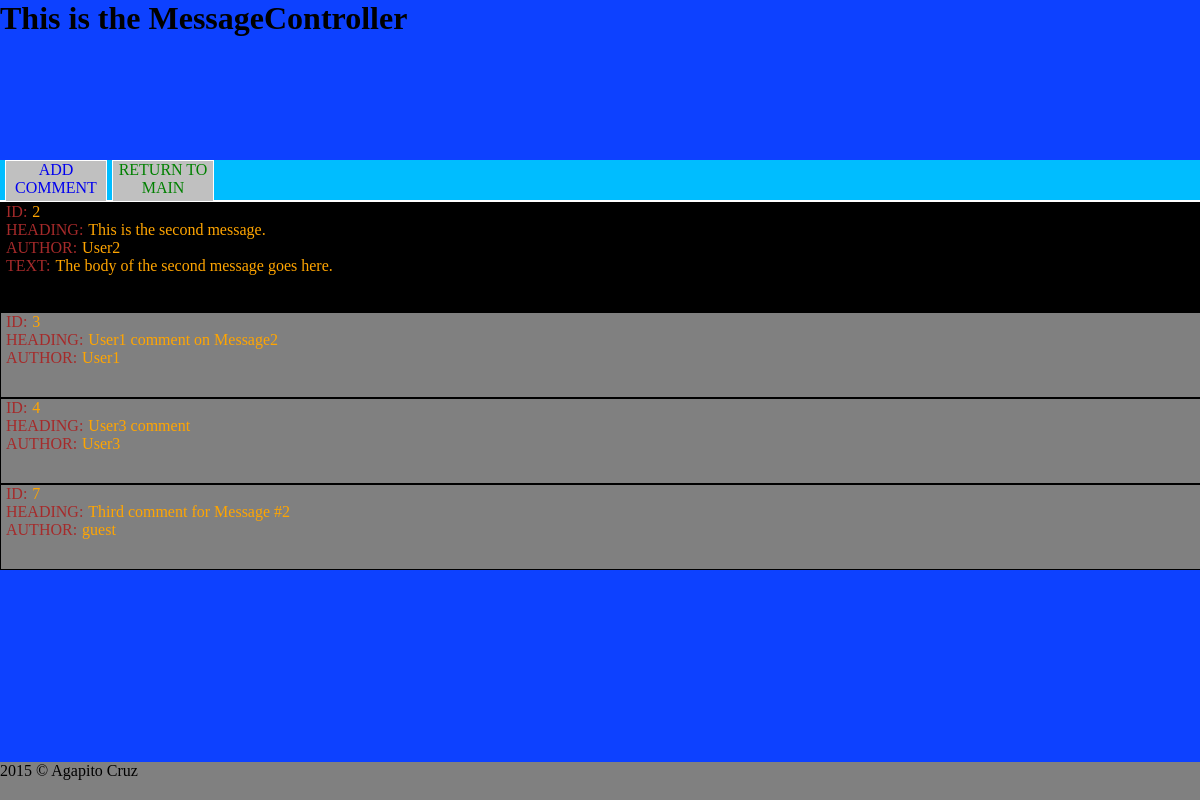
The app's page /message/2 with its own data.
### tables this page shows
CREATE TABLE `messages` (
`id` int(10) unsigned NOT NULL,
  `author` varchar(20) DEFAULT NULL,
  `heading` varchar(50) DEFAULT NULL,
  `body` varchar(200) DEFAULT NULL,
  `timestamp` timestamp NOT NULL DEFAULT CURRENT_TIMESTAMP
);

CREATE TABLE `comments` (
`id` int(10) unsigned NOT NULL,
  `msg_id` int(10) unsigned DEFAULT NULL,
  `author` varchar(20) DEFAULT NULL,
  `heading` varchar(50) DEFAULT NULL,
  `body` varchar(200) DEFAULT NULL,
  `timestamp` timestamp NOT NULL DEFAULT CURRENT_TIMESTAMP
);

### class/App.php (called while the page is built, shortened)
<?php
class App {
    private $controller = null;
    public function __construct($paramString) {
        $paramString = rtrim($paramString,'/');
        $paramArray = explode('/', $paramString);
        $this->controller = ControllerFactory::getController($paramArray);
    }
    public function doIt() {
        $this->controller->doIt();
    }
}
?>

### index.php (called while the page is built, shortened)
<?php
    require_once(BASE_DIR .'class/App.php');
    if (!empty($_GET['rt'])) {
        $route = $_GET['rt'];
    } else {
        $route = 'main';
    }
    $app = new App($route);
    $app->doIt();
?>

### class/Controller.php (called while the page is built, shortened)
<?php
require_once(BASE_DIR .'class/Model.php');
abstract class Controller {
    public function setModel($model) {
        $this->model = $model;
    }
}
?>

### class/Model.php (called while the page is built, shortened)
<?php
class Model {
    private $db = null;
    public function __construct() {
        try {
          $this->db = new PDO(DSN, DB_USER, DB_PW);
          $this->db->setAttribute(PDO::ATTR_ERRMODE,PDO::ERRMODE_EXCEPTION);
        }catch(PDOException $e) {
         echo $e->getMessage();
        }
    }
    public function getMessage($id) {
        $query =' SELECT id, heading, author, body FROM messages  WHERE id="' . $id . '"ORDER BY id' ;
        try {
        $results = $this->db->query($query);
        } catch (Exception $e) {
            echo $e->getMessage();
            exit;
        }
        $message = $results->fetch(PDO::FETCH_OBJ);
        return $message;
    }
    public function getComments($msg_id) {
        try {
        $results = $this->db->query('
                SELECT id, author, heading, body
                FROM comments WHERE msg_id="'.$msg_id.'"  ORDER BY id');
        } catch (Exception $e) {
            exit;
        }
        $messages = $results->fetchAll(PDO::FETCH_ASSOC);
        return $messages;
    }
}
?>

### class/MessageController.php (the view, shortened to what this page needs)
<?php
require_once(BASE_DIR.'class/Controller.php');
class MessageController extends Controller {
    private $msgId = NULL;
    public function __construct($paramArray) {
        if (isset($paramArray[0])) {
            $this->msgId = $paramArray[0];
        } else {
            $this->msgId = NULL;
        }
    }
    public function doIt() {
        $tempString  = '<div class="nav_button">';
        $tempString  .= '<a href="'.BASE_URL.'addComment/'.$this->msgId.'">';
        $tempString .= 'ADD COMMENT</a>';
        $tempString .= '</div>';
        $tempString .= '<a href="'.BASE_URL.'">';
        $tempString .= '<div class="nav_button">RETURN TO MAIN</div>';
        $tempString .= '</a>';
        $message = $this->model->getMessage($this->msgId);
        $tempString  = '<div id="message">';
        $tempString .= '<span class="label">ID:</span><span class="info">'. $message->id."</span><br>";
        $tempString .= '<span class="label">HEADING:</span><span class="info">' . $message->heading . "</span><br>";
        $tempString .= '<span class="label">AUTHOR:</span><span class="info">' . $message->author. "</span><br>";
        $tempString .= '<span class="label">TEXT:</span><span class="info">'. $message->body . "</span><br>";
        $tempString .= '</div>';
        $comments = $this->model->getComments($this->msgId);
        if (!empty($comments)) {
            foreach ($comments as $comment) {
                $tempString .= '<div class="comment">';
                $tempString .= '<span class="label">ID:</span><span class="info">'.$comment['id'].'</span><br>';
                $tempString .= '<span class="label">HEADING:</span><span class="info">'.$comment['heading'].'</span><br>';
                $tempString .= '<span class="label">AUTHOR:</span><span class="info">'.$comment['author'].'</span><br>';
                $tempString .= '</div>';
            }
        }
    }
}
?>

### css/style.css (style rules this page uses)
* { width:100%; height:100%; margin:0; padding:0; border: none; }
body { width:100%; height:100%; }
header { width:100%; height:20%; background-color: #0d41ff; }
nav { width:100%; height:5%; background-color: #00BDFF; }
nav div.nav_button { display:inline-block; width:100px; background-color: silver; margin-left:5px; float:left; border: 1px solid white; text-align:center; color:green; }
nav a { display:block; text-decoration:none; }
main { width:100%; height:70%; background-color: #0d41ff; overflow-y:auto; }
main div#message { width: 100%; height:15%; padding-bottom: 2%; background-color: black; border:1px black solid; }
main div.comment { width: 100%; height:15%; background-color: gray; border:1px black solid; }
main span.label { width: 100%; height: 5%; margin-left:5px; color: brown; }
main span.info { width: 100%; height: 5%; margin-left:5px; color: orange; }
footer { width:100%; height:5%; background-color: gray; }

### records on screen
messages: id "2", heading "This is the second message.", author "User2", body "The body of the second message goes here."
comments: id "3", heading "User1 comment on Message2", author "User1"
comments: id "4", heading "User3 comment", author "User3"
comments: id "7", heading "Third comment for Message #2", author "guest"

### other values on screen
$this->html "This is the MessageController 2015 © Agapito Cruz"
